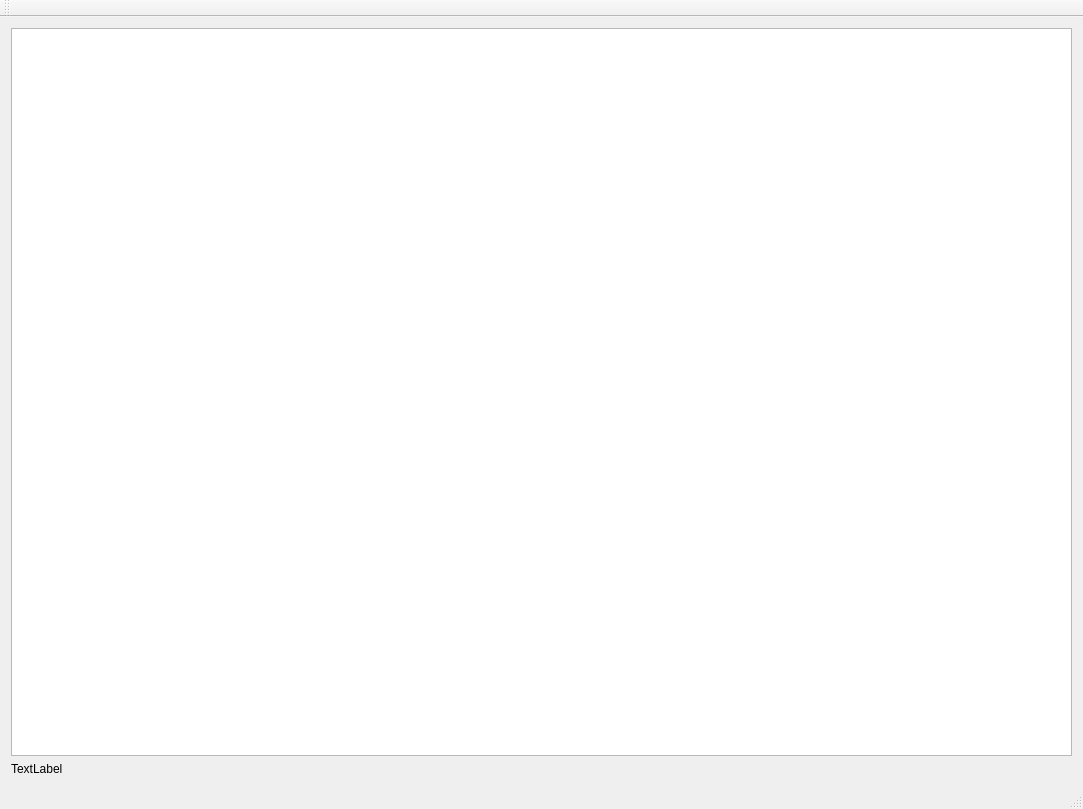
<?xml version="1.0" encoding="UTF-8"?>
<ui version="4.0">
 <class>MainWindow</class>
 <widget class="QMainWindow" name="MainWindow">
  <property name="geometry">
   <rect>
    <x>0</x>
    <y>0</y>
    <width>1083</width>
    <height>809</height>
   </rect>
  </property>
  <property name="windowTitle">
   <string>MainWindow</string>
  </property>
  <widget class="QWidget" name="centralWidget">
   <layout class="QGridLayout" name="gridLayout">
    <item row="0" column="0">
     <layout class="QVBoxLayout" name="verticalLayout">
      <item>
       <widget class="QListWidget" name="listWidget">
        <property name="font">
         <font>
          <pointsize>14</pointsize>
         </font>
        </property>
       </widget>
      </item>
      <item>
       <widget class="QLabel" name="label">
        <property name="text">
         <string>TextLabel</string>
        </property>
       </widget>
      </item>
     </layout>
    </item>
   </layout>
  </widget>
  <widget class="QMenuBar" name="menuBar">
   <property name="geometry">
    <rect>
     <x>0</x>
     <y>0</y>
     <width>1083</width>
     <height>23</height>
    </rect>
   </property>
  </widget>
  <widget class="QToolBar" name="mainToolBar">
   <attribute name="toolBarArea">
    <enum>TopToolBarArea</enum>
   </attribute>
   <attribute name="toolBarBreak">
    <bool>false</bool>
   </attribute>
  </widget>
  <widget class="QStatusBar" name="statusBar"/>
 </widget>
 <layoutdefault spacing="6" margin="11"/>
 <resources/>
 <connections/>
</ui>
